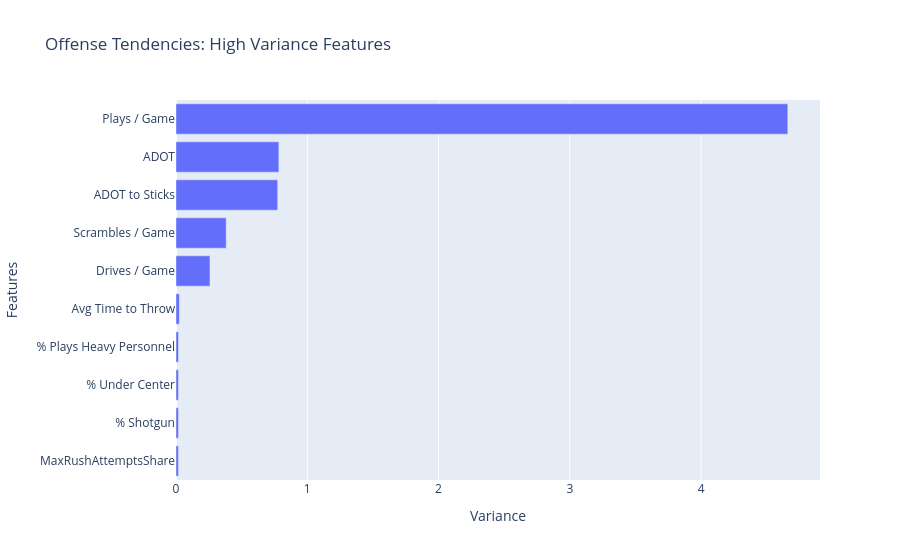
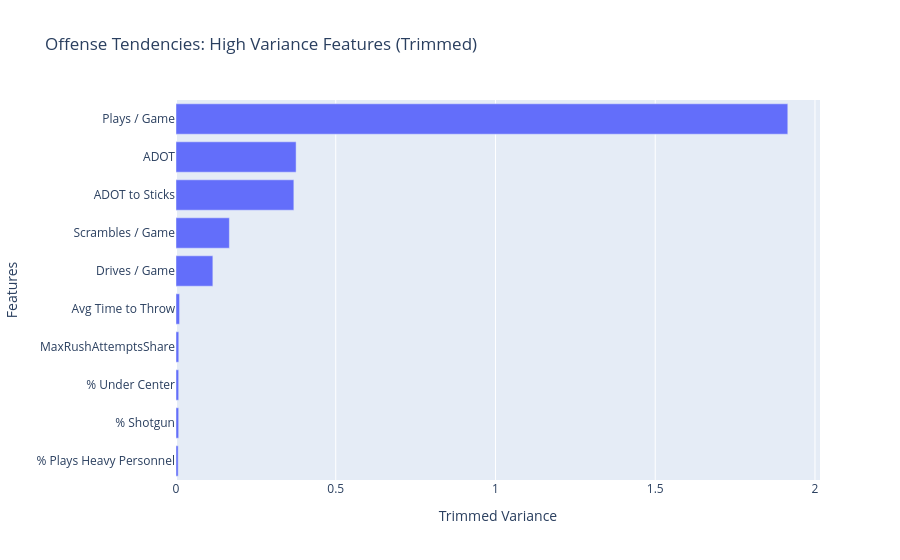

Notebook code cell kept with these figures, in order:
### Code cell
''' Variance '''
# NOTE - AKA features with largest number scale

# Calculate variance, get 10 largest features
variance = offense_tendencies[OFFENSE_FEATURES].var().sort_values(ascending=False)
print(variance.to_string())

# Create horizontal bar chart of `top_ten_var`
sl = variance.head(10)
fig = px.bar(
    x=sl,
    y=sl.index,
    title="Offense Tendencies: High Variance Features"
)
fig.update_layout(xaxis_title="Variance", yaxis_title="Features", yaxis_autorange='reversed')
fig.show()

# Calculate trimmed variance
top_ten_trim_variance = offense_tendencies[OFFENSE_FEATURES].apply(trimmed_var).sort_values().tail(10)

# Create horizontal bar chart of `top_ten_trim_var`
fig = px.bar(
    x=top_ten_trim_variance,
    y=top_ten_trim_variance.index,
    title="Offense Tendencies: High Variance Features (Trimmed)"
)
fig.update_layout(xaxis_title="Trimmed Variance", yaxis_title="Features")
fig.show()

### Figure 1 — Plotly figure (JSON) as saved in the notebook; plotly's stock layout.template omitted (floating-point values rounded to 4 significant figures)
{"data": [{"hovertemplate": "x=%{x}<br>y=%{y}<extra></extra>", "legendgroup": "", "marker": {"color": "#636efa", "pattern": {"shape": ""}}, "name": "", "orientation": "h", "showlegend": false, "textposition": "auto", "type": "bar", "x": [4.66, 0.7836, 0.7746, 0.3824, 0.2588, 0.02574, 0.01895, 0.0187, 0.0187, 0.01869], "xaxis": "x", "y": ["Plays / Game", "ADOT", "ADOT to Sticks", "Scrambles / Game", "Drives / Game", "Avg Time to Throw", "% Plays Heavy Personnel", "% Under Center", "% Shotgun", "MaxRushAttemptsShare"], "yaxis": "y"}], "layout": {"barmode": "relative", "legend": {"tracegroupgap": 0}, "title": {"text": "Offense Tendencies: High Variance Features"}, "xaxis": {"anchor": "y", "domain": [0, 1], "title": {"text": "Variance"}}, "yaxis": {"anchor": "x", "autorange": "reversed", "domain": [0, 1], "title": {"text": "Features"}}}}

### Figure 2 — Plotly figure (JSON) as saved in the notebook; plotly's stock layout.template omitted (floating-point values rounded to 4 significant figures)
{"data": [{"hovertemplate": "x=%{x}<br>y=%{y}<extra></extra>", "legendgroup": "", "marker": {"color": "#636efa", "pattern": {"shape": ""}}, "name": "", "orientation": "h", "showlegend": false, "textposition": "auto", "type": "bar", "x": [0.006833, 0.008394, 0.008394, 0.008701, 0.01121, 0.1154, 0.1671, 0.3689, 0.3759, 1.915], "xaxis": "x", "y": ["% Plays Heavy Personnel", "% Shotgun", "% Under Center", "MaxRushAttemptsShare", "Avg Time to Throw", "Drives / Game", "Scrambles / Game", "ADOT to Sticks", "ADOT", "Plays / Game"], "yaxis": "y"}], "layout": {"barmode": "relative", "legend": {"tracegroupgap": 0}, "title": {"text": "Offense Tendencies: High Variance Features (Trimmed)"}, "xaxis": {"anchor": "y", "domain": [0, 1], "title": {"text": "Trimmed Variance"}}, "yaxis": {"anchor": "x", "domain": [0, 1], "title": {"text": "Features"}}}}
